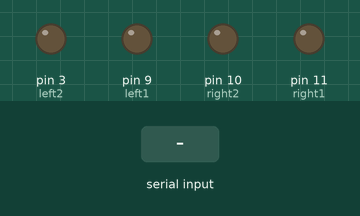
The sketch below on a simulated Arduino Uno, built with avr-gcc and run on an emulated ATmega328P. Parts: output pins drawn as LEDs (lit = HIGH). The test bench sets the inputs (shaded band). What the sketch prints to the serial monitor is not drawn.

Above: at 1.2 s.
1.3 s: "f" received over the second serial link
At 1.7 s:
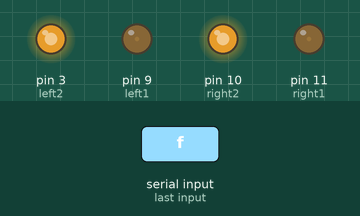
3.3 s: "b" received over the second serial link
At 3.7 s:
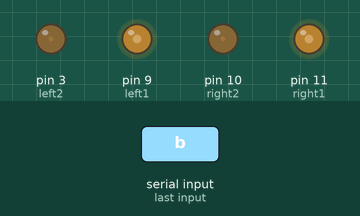
5.3 s: "l" received over the second serial link
At 5.7 s:
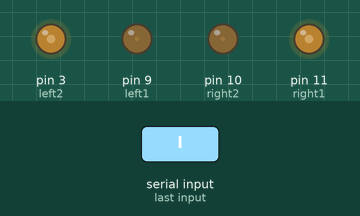
7.3 s: "r" received over the second serial link
At 7.7 s:
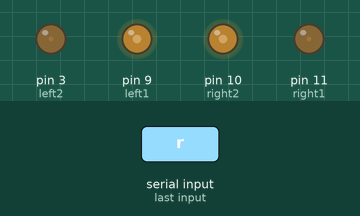
Timing chart, 0 to 10.3 s (numbered marks = the images above; inputs shaded):
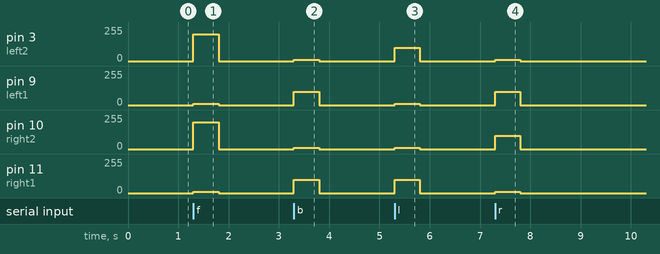

The sketch:

car.ino
```cpp
#include <SoftwareSerial.h>
SoftwareSerial BT(12, 13);
char data;
// 电机引脚定义
#define left1 9
#define left2 3
#define right1 11
#define right2 10

void setup() {
  // 初始化电机引脚
  pinMode(left1,OUTPUT);
  pinMode(left2,OUTPUT);
  pinMode(right1,OUTPUT);
  pinMode(right2,OUTPUT);
  // 初始化串口通讯
  Serial.begin(9600);
  Serial.println("蓝牙连接正常");
  BT.begin(9600);
}

void forward(){
  analogWrite(left1,10);
  analogWrite(left2,200);
  analogWrite(right1,10);
  analogWrite(right2,200);
}

void backward(){
  analogWrite(left1,100);
  analogWrite(left2,10);
  analogWrite(right1,100);
  analogWrite(right2,10);
}

void left(){
  analogWrite(left1,10);
  analogWrite(left2,100);
  analogWrite(right1,100);
  analogWrite(right2,10);
}

void right(){
  analogWrite(left1,100);
  analogWrite(left2,10);
  analogWrite(right1,10);
  analogWrite(right2,100);
}

void Stop(){
  //停车
  analogWrite(left1,0);
  analogWrite(left2,0);
  analogWrite(right1,0);
  analogWrite(right2,0);
}


void loop() {

  if(BT.available()){
    data = BT.read();
    Serial.print("data:");
    Serial.println(data);
    if(data=='f'){
      forward();
      delay(500);
      Stop();
      Serial.println("forward...");
    }else if(data=='b'){
      backward();
      delay(500);
      Stop();
      Serial.println("forward...");
    }else if(data=='l'){
      left();
      delay(500);
      Stop();
      Serial.println("left...");
    }else if(data=='r'){
      right();
      delay(500);
      Stop();
      Serial.println("right...");
    }
  }
}
```

Measured:
- after the input at 1.3 s, pin 3 (left2), pin 10 (right2): 0/255 → 200/255 at once, → 0/255 0.50 s later; pin 9 (left1), pin 11 (right1): 0/255 → 10/255 at once, → 0/255 0.50 s later
- after the input at 3.3 s, pin 3 (left2), pin 10 (right2): 0/255 → 10/255 at once, → 0/255 0.50 s later; pin 9 (left1), pin 11 (right1): 0/255 → 100/255 at once, → 0/255 0.50 s later
- after the input at 5.3 s, pin 3 (left2), pin 11 (right1): 0/255 → 100/255 at once, → 0/255 0.50 s later; pin 9 (left1), pin 10 (right2): 0/255 → 10/255 at once, → 0/255 0.50 s later
- after the input at 7.3 s, pin 3 (left2), pin 11 (right1): 0/255 → 10/255 at once, → 0/255 0.50 s later; pin 9 (left1), pin 10 (right2): 0/255 → 100/255 at once, → 0/255 0.50 s later
